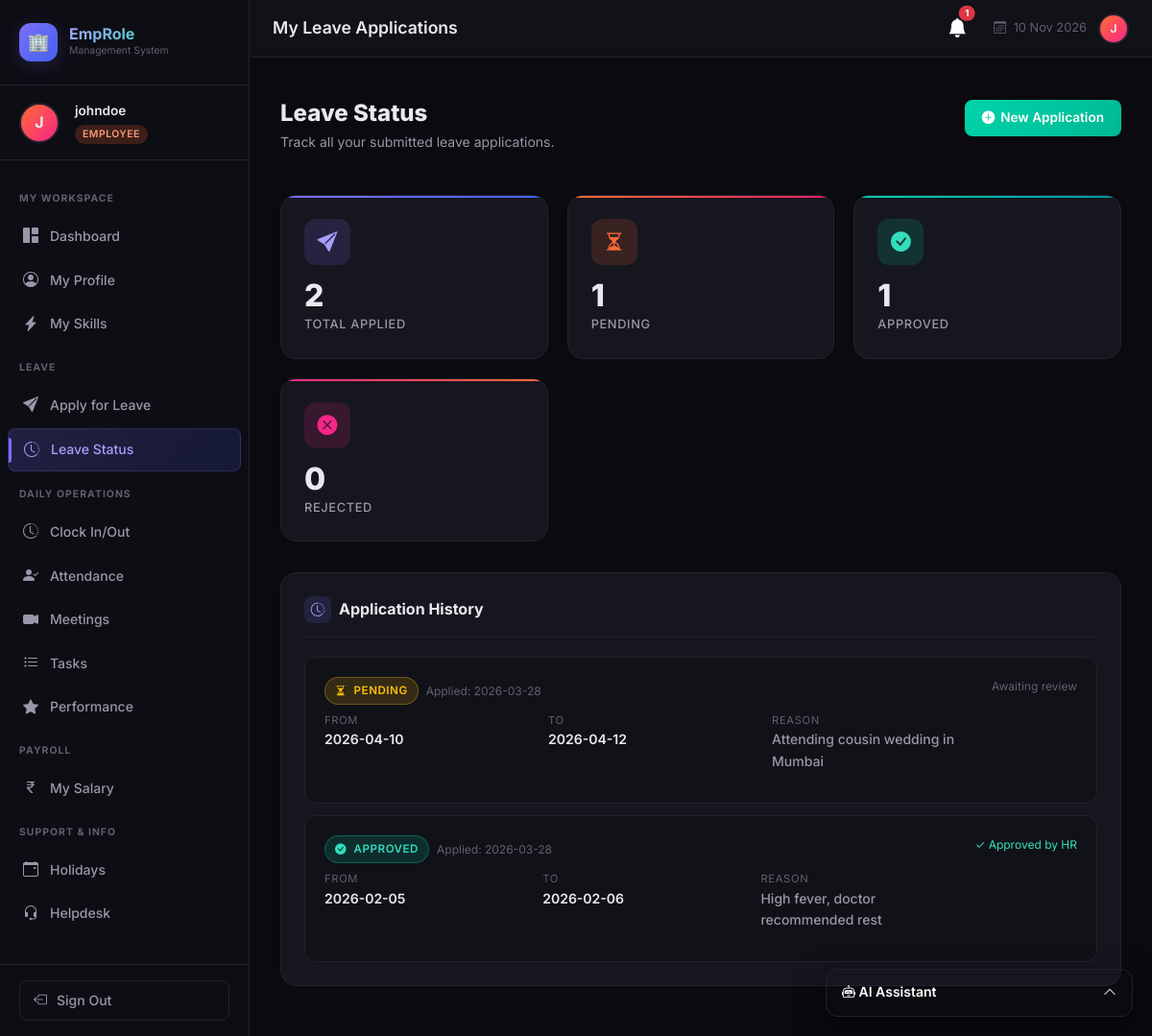
/employee/leave/status (signed in), run on the app's committed database.
### tables this page shows
CREATE TABLE leaves (
            id INTEGER PRIMARY KEY AUTOINCREMENT,
            employee_id INTEGER NOT NULL,
            start_date DATE NOT NULL,
            end_date DATE NOT NULL,
            reason TEXT NOT NULL,
            status TEXT DEFAULT 'pending',
            applied_at DATETIME DEFAULT CURRENT_TIMESTAMP,
            reviewed_by INTEGER,
            FOREIGN KEY (employee_id) REFERENCES employees(id),
            FOREIGN KEY (reviewed_by) REFERENCES users(id)
        );

### app.py (the view)
@app.route('/employee/leave/status')
@login_required
def employee_leave_status():
    db = get_db()
    emp = db.execute("SELECT * FROM employees WHERE user_id=?", (session['user_id'],)).fetchone()
    if not emp:
        db.close()
        flash('Profile not found.', 'danger')
        return redirect(url_for('dashboard'))
    leaves = db.execute(
        "SELECT * FROM leaves WHERE employee_id=? ORDER BY applied_at DESC", (emp['id'],)
    ).fetchall()
    db.close()
    return render_template('employee/leave_status.html', leaves=leaves, emp=emp)

### ai_service.py (called while the page is built)
@ai_service_bp.before_app_request
def setup_ai():
    if not hasattr(ai_service_bp, 'schema_initialized'):
        init_ai_schema()
        ai_service_bp.schema_initialized = True

### app.py (called while the page is built)
@app.context_processor
def inject_notifications():
    if 'user_id' in session:
        db = get_db()
        n = db.execute("SELECT * FROM notifications WHERE user_id=? AND is_read=0 ORDER BY created_at DESC LIMIT 5", (session['user_id'],)).fetchall()
        c = db.execute("SELECT COUNT(*) as c FROM notifications WHERE user_id=? AND is_read=0", (session['user_id'],)).fetchone()['c']
        db.close()
        return dict(recent_notifications=n, unread_notifications_count=c)
    return dict(recent_notifications=[], unread_notifications_count=0)

def login_required(f):
    @wraps(f)
    def decorated(*args, **kwargs):
        if 'user_id' not in session:
            flash('Please log in to access this page.', 'warning')
            return redirect(url_for('login'))
        return f(*args, **kwargs)
    return decorated

### database.py (called while the page is built)
def get_db():
    conn = sqlite3.connect(DB_PATH)
    conn.row_factory = sqlite3.Row
    conn.execute("PRAGMA foreign_keys = ON")
    return conn

### templates/employee/leave_status.html (shortened to what this page needs)
{% extends "base.html" %}
{% block page_title %}My Leave Applications{% endblock %}
{% block content %}
<div class="page-header fade-in">
  <div class="d-flex justify-content-between align-items-start flex-wrap gap-3">
    <div>
      <h2>Leave Status</h2>
      <p>Track all your submitted leave applications.</p>
    </div>
    <a href="{{ url_for('employee_apply_leave') }}" class="btn-accent" style="text-decoration:none; display:inline-flex; align-items:center; gap:6px;">
      <i class="bi bi-plus-circle-fill"></i> New Application
    </a>
  </div>
</div>
<div class="stats-grid">
  <div class="stat-card purple">
    <div class="stat-icon purple"><i class="bi bi-send-fill"></i></div>
    <div class="stat-value" data-count="{{ leaves|length }}">{{ leaves|length }}</div>
    <div class="stat-label">Total Applied</div>
  </div>
  <div class="stat-card orange">
    <div class="stat-icon orange"><i class="bi bi-hourglass-split"></i></div>
    <div class="stat-value" data-count="{{ leaves|selectattr('status', 'equalto', 'pending')|list|length }}">{{ leaves|selectattr('status', 'equalto', 'pending')|list|length }}</div>
    <div class="stat-label">Pending</div>
  </div>
  <div class="stat-card teal">
    <div class="stat-icon teal"><i class="bi bi-check-circle-fill"></i></div>
    <div class="stat-value" data-count="{{ leaves|selectattr('status', 'equalto', 'approved')|list|length }}">{{ leaves|selectattr('status', 'equalto', 'approved')|list|length }}</div>
    <div class="stat-label">Approved</div>
  </div>
  <div class="stat-card pink">
    <div class="stat-icon pink"><i class="bi bi-x-circle-fill"></i></div>
    <div class="stat-value" data-count="{{ leaves|selectattr('status', 'equalto', 'rejected')|list|length }}">{{ leaves|selectattr('status', 'equalto', 'rejected')|list|length }}</div>
    <div class="stat-label">Rejected</div>
  </div>
</div>
<div class="content-card">
  <div class="card-header-custom">
    <div class="card-title-custom">
      <div class="title-icon"><i class="bi bi-clock-history"></i></div>
      Application History
    </div>
  </div>
  {% if leaves %}
  <div style="display:flex; flex-direction:column; gap:12px;">
    {% for leave in leaves %}
    <div style="background:var(--bg-secondary); border:1px solid var(--border-color); border-radius:var(--radius-md); padding:1.25rem; transition:var(--transition);"
         onmouseover="this.style.borderColor='var(--accent-purple)'" onmouseout="this.style.borderColor='var(--border-color)'">
      <div class="d-flex justify-content-between align-items-start flex-wrap gap-2">
        <div style="flex:1;">
          <div class="d-flex align-items-center gap-2 mb-2">
            <span class="badge-custom badge-{{ leave.status }}">
              {% if leave.status == 'pending' %}<i class="bi bi-hourglass-split me-1"></i>
              {% elif leave.status == 'approved' %}<i class="bi bi-check-circle-fill me-1"></i>
              {% else %}<i class="bi bi-x-circle-fill me-1"></i>{% endif %}
              {{ leave.status | capitalize }}
            </span>
            <span style="font-size:0.75rem; color:var(--text-muted);">Applied: {{ leave.applied_at[:10] }}</span>
          </div>
          <div style="display:grid; grid-template-columns:repeat(auto-fit,minmax(140px,1fr)); gap:0.75rem; margin-bottom:0.75rem;">
            <div>
              <div style="font-size:0.7rem; color:var(--text-muted); text-transform:uppercase; letter-spacing:0.06em;">From</div>
              <div style="font-weight:600; color:var(--text-primary);">{{ leave.start_date }}</div>
            </div>
            <div>
              <div style="font-size:0.7rem; color:var(--text-muted); text-transform:uppercase; letter-spacing:0.06em;">To</div>
              <div style="font-weight:600; color:var(--text-primary);">{{ leave.end_date }}</div>
            </div>
            <div>
              <div style="font-size:0.7rem; color:var(--text-muted); text-transform:uppercase; letter-spacing:0.06em;">Reason</div>
              <div style="font-weight:500; color:var(--text-secondary); font-size:0.875rem;">{{ leave.reason[:60] }}{% if leave.reason|length > 60 %}...{% endif %}</div>
            </div>
          </div>
        </div>
        <div style="text-align:right; flex-shrink:0;">
          {% if leave.status == 'pending' %}
          <div style="font-size:0.75rem; color:var(--text-muted);">Awaiting review</div>
          {% elif leave.status == 'approved' %}
          <div style="font-size:0.75rem; color:var(--accent-teal-light);">✓ Approved by HR</div>
          {% else %}
          <div style="font-size:0.75rem; color:var(--accent-pink);">✗ Rejected by HR</div>
          {% endif %}
        </div>
      </div>
    </div>
    {% endfor %}
  </div>
  {% else %}
  <div class="empty-state">
    <i class="bi bi-calendar-x"></i>
    <p>No leave applications yet. <a href="{{ url_for('employee_apply_leave') }}" style="color:var(--accent-purple-light);">Apply for leave</a></p>
  </div>
  {% endif %}
</div>
{% endblock %}

### data on the page
leaves: status "PENDING", applied_at "2026-03-28", start_date "2026-04-10", end_date "2026-04-12", reason "Attending cousin wedding in Mumbai", shows "Awaiting review"
leaves: status "APPROVED", applied_at "2026-03-28", start_date "2026-02-05", end_date "2026-02-06", reason "High fever, doctor recommended rest", shows "✓ Approved by HR"

### other printed values
{{ session.username[0].upper() }} "J"
{{ session.username }} "johndoe"
{{ session.role }} "EMPLOYEE"
{{ unread_notifications_count }} "1"
{{ leaves|length }} "2"
{{ leaves|selectattr('status', 'equalto', 'pending')|list|length }} "1"
{{ leaves|selectattr('status', 'equalto', 'approved')|list|length }} "1"
{{ leaves|selectattr('status', 'equalto', 'rejected')|list|length }} "0"
